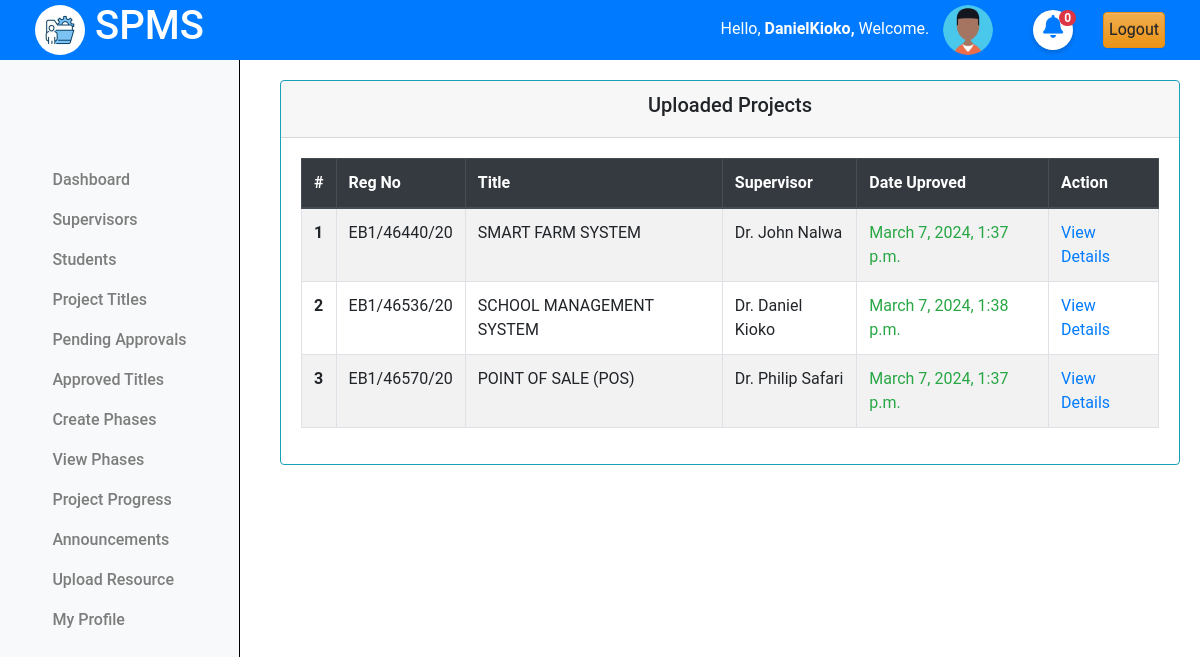
Page /projects/approved/ (signed in) on the earlier database version.
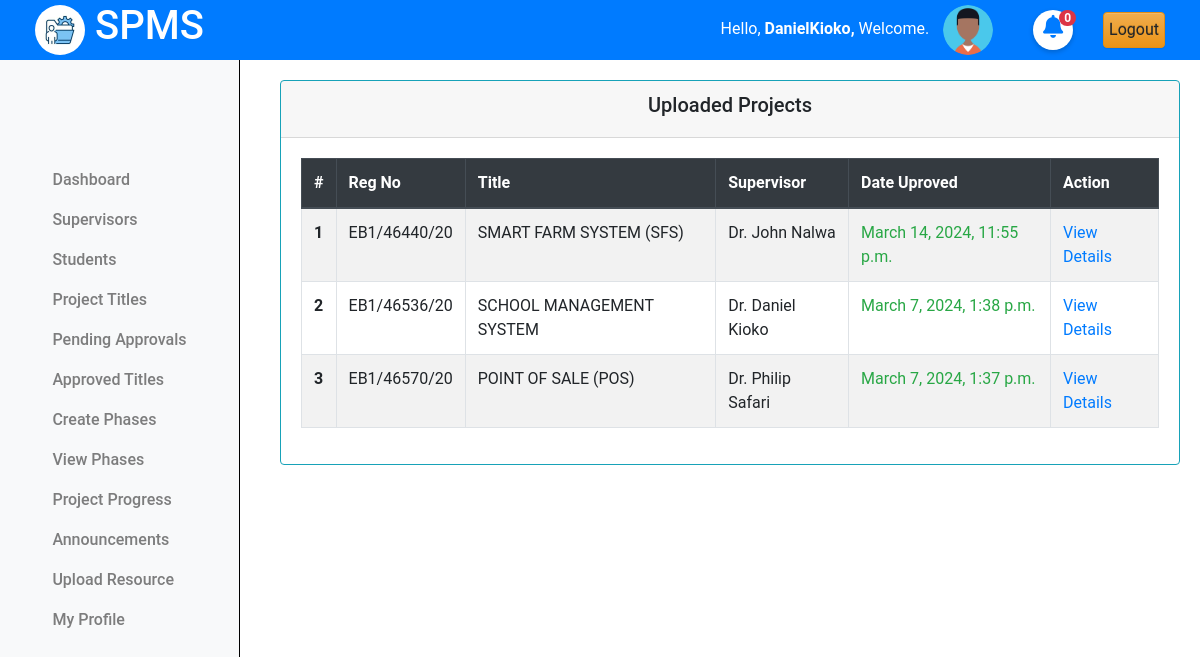
Same page on the later database version.
### projectsApp/models.py (models this page shows, shortened)
class Coordinator(AbstractUser):
    pass

class Projects(models.Model):
    student = models.ForeignKey(Student, on_delete=models.CASCADE)
    title = models.CharField(max_length=255)
    description = models.TextField()
    objectives = models.TextField()
    lecturer = models.ForeignKey(Lecturer, on_delete=models.SET_NULL, null=True, blank=True)
    status = models.CharField(max_length=50, choices=[
        ('pending', 'Pending'),
        ('approved', 'Approved'),
        ('rejected', 'Rejected')
    ], default='pending')
    created_at = models.DateTimeField(auto_now_add=True)
    updated_at = models.DateTimeField(auto_now=True)

class Student(models.Model):
    regno = models.CharField(max_length=255, unique=True)
    email = models.EmailField(max_length=255, unique=True)
    name = models.CharField(max_length=255)
    phone_number = models.IntegerField(null=True, blank=True)
    intake_year = models.PositiveSmallIntegerField(default=2024)
    password = models.CharField(max_length=128, null=False, blank=False)
    user_id = models.AutoField(primary_key=True)
    last_login = models.DateTimeField(blank=True, null=True)
    USERNAME_FIELD = 'email'
    REQUIRED_FIELDS = ['regno', 'name', 'phone_number']
    class Meta:
        db_table = "students"

class Lecturer(models.Model):
    email = models.EmailField(max_length=255, unique=True, blank=False)
    name = models.CharField(max_length=255)
    phone = models.IntegerField(null=True, blank=True)
    password = models.CharField(max_length=128, null=False, blank=False)
    user_id = models.AutoField(primary_key=True)
    last_login = models.DateTimeField(blank=True, null=True)
    USERNAME_FIELD = 'email'
    REQUIRED_FIELDS = ['name', 'phone']
    class Meta:
        db_table = "Lecturers"

### projectsApp/AccessControl.py (the view)
    @login_required
    def wrapper(request, *args, **kwargs):
        if not isinstance(request.user, Coordinator):
            return redirect('cordinator_login')
        return function(request, *args, **kwargs)

### projectsApp/AccessControl.py (called while the page is built)
def coordinator_required(function):
    @login_required
    def wrapper(request, *args, **kwargs):
        if not isinstance(request.user, Coordinator):
            return redirect('cordinator_login')
        return function(request, *args, **kwargs)
    return wrapper

### projectsApp/context_processors.py (called while the page is built)
def unread_notifications(request):
    if request.user.is_authenticated:
        if hasattr(request.user, 'student'):
            student = request.user
            unread_notifications = Notifications.objects.filter(recipient=student, read=False).count()
            unread_feedbacks = CoordinatorFeedbacks.objects.filter(project__student=student, read=False).count()
            total_unread = unread_notifications + unread_feedbacks
        else:
            total_unread = 0
    else:
        total_unread = 0
    return {'total_unread': total_unread}

### projectsApp/views.py (called while the page is built)
@coordinator_required
def approved_titles(request):
    projects = Projects.objects.filter(status="Approved").order_by('-created_at')
    for i,project in enumerate(projects):
        project.index = i+1
        student = project.student
        project.reg_number = student.regno
    context = {
        'projects':projects,
        }
    return render(request, 'cordinator/approved_titles.html', context)

### projectsApp/templates/cordinator/approved_titles.html
{% extends 'base.html' %}
{% load static %}
{% block content %}
{% include 'column1_cord.html' %}
<div class="content">
    <div class="container-fluid">
        <div class="row">
            <div class="card border-info">
                <div class="card-header text-center">
                    <h5>Uploaded Projects</h5>
                </div>
                <div class="card-body">
                    <table class="table table-bordered table-hover  table-striped border-info">
                        <thead class="thead-dark">
                            <tr>
                                <th scope="col">#</th>
                                <th scope="col">Reg No</th>
                                <th scope="col">Title</th>
                                <th scope="col">Supervisor</th>
                                <th scope="col">Date Uproved</th>
                                <th scope="col">Action</th>
                            </tr>
                        </thead>
                        <tbody>
                            {% if projects.exists %}
                                {% for project in projects %}
                                    <tr>
                                        <th scope="row">{{project.index}}</th>
                                        <td>{{project.reg_number|upper}}</td>
                                        <td>{{project.title|upper}}</td>
                                        <td>{{project.lecturer.name|title}}</td>
                                        <td class="text-success">{{project.updated_at}}</td>
                                        <td><a href="{% url "view_project_details" project.id %}"> View Details </a></td>
                                    </tr>
                                {% endfor %}
                            {% else %}
                                <tr>
                                    <td colspan="6" class="text-center text-danger">No approved projects found.</td>
                                </tr>
                            {% endif %}
                        </tbody>
                    </table>
                </div>
            </div>
        </div>
    </div>
</div>
<link rel="stylesheet" href="{% static 'css/mystudents.css' %}">
{% endblock %}

### projectsApp/templates/base.html (shortened to what this page needs)
{% load static %}
<!doctype html>
<html class="no-js h-100" lang="en">
  <head>
    <link href="https://use.fontawesome.com/releases/v5.0.6/css/all.css" rel="stylesheet">
    <link href="https://stackpath.bootstrapcdn.com/bootstrap/4.5.2/css/bootstrap.min.css" rel="stylesheet">
    <link rel="stylesheet" href="https://cdn.jsdelivr.net/npm/bootstrap@3.3.7/dist/css/bootstrap-theme.min.css">
</head>
<body>
    <header>
        <div class="container-fluid">
            <div class="row align-items-center">
                <div class="col-md-3">
                    <div class="left">
                        <img src="{% static 'images/logo.jpg' %}" alt="Logo" class="logo">
                        <h1>SPMS</h1>
                    </div>
                </div>
                <div class="col-md-9 d-flex justify-content-end">
                    <div class="row align-items-center">
                        <div class="col-auto">
                            <span class="username mb-3" style="padding:10px;">
                                Hello,
                                <strong>
                                    {% if request.user.is_authenticated %}
                                        {% if request.user.is_staff %}
                                            {{ request.user.username }},
                                        {% else %}
                                            {{ request.user.name }},
                                        {% endif %}
                                    {% else %}
                                        Guest,
                                    {% endif %}
                                </strong>
                                Welcome.
                            </span>
                            <img src="{% static 'images/profile.png'%}" alt="Profile Picture" class="profile-pic">
                        </div>
                        <div class="col-auto position-relative">
                            <i class="fas fa-bell mb-3 mt-3" id="notifications" style="font-size:23px; padding:5px;"></i>
                            <span class="position-absolute mt-3 start-100 translate-middle badge rounded-pill bg-danger" id="unread-count">
                                {{ total_unread }}
                            </span>
                        </div>
                        <div class="col-auto">
                            <a href="{% url 'logout' %}" class="btn btn-warning" style="padding:5px;">Logout</a>
                        </div>
                    </div>
                </div>
            </div>
        </div>
    </header>
    {% block content %}
    {% endblock %}
</body>
</html>

### projectsApp/templates/column1_cord.html (shortened to what this page needs)
<nav class="navbar navbar-expand-lg navbar-light bg-light flex-md-column sidebar  column-1">
    <div class="collapse navbar-collapse" id="navbarNav">
      <ul class="navbar-nav flex-column">
        <li class="nav-item">
          <a class="nav-link" href="{% url "cordinator_dashboard" %}">Dashboard</a>
        </li>
        <li class="nav-item">
          <a class="nav-link" href="{% url 'view_supervisors' %}">Supervisors</a>
        </li>
        <li class="nav-item">
          <a class="nav-link" href="{% url 'registered_students' %}">Students</a>
        </li>
        <li class="nav-item">
            <a class="nav-link" href="{% url 'view_projects' %}">Project Titles</a>
        </li>
        <li class="nav-item">
            <a class="nav-link" href="{% url 'pending_titles' %}">Pending Approvals</a>
        </li>
        <li class="nav-item">
            <a class="nav-link" href="{% url 'approved_titles' %}">Approved Titles</a>
        </li>
        <li class="nav-item">
            <a class="nav-link" href="{% url 'create_phase' %}">Create Phases</a>
        </li>
        <li class="nav-item">
          <a class="nav-link" href="{% url 'view_phases' %}">View Phases</a>
        </li>
        <li class="nav-item">
            <a class="nav-link" href="{% url 'view_milestones' %}">Project Progress</a>
        </li>
        <li class="nav-item">
          <a class="nav-link" href="{% url 'make_announcement' %}">Announcements</a>
        </li>
        <li class="nav-item">
          <a class="nav-link" href="{% url 'upload_resource' %}">Upload Resource</a>
        <li class="nav-item">
          <a class="nav-link" href="#">My Profile</a>
        </li>
      </ul>
    </div>
  </nav>

### projectsApp/static/css/mystudents.css (style rules this page uses)
.content { margin-left: 250px; padding: 20px; margin-top: 60px; }
.card { width: 100%; margin-left: 10px; }

### projectsApp/templates/base.html (style rules this page uses)
body { font-family: 'Roboto', sans-serif; margin: 0; padding: 0; }
header { background-color: #007BFF; color: white; display: flex; justify-content: space-between; align-items: center; text-align: center; padding: 10px 20px; z-index: 20; position: fixed; top: 0; left: 0; width: 100%; height: 60px; }
header .left { display: flex; align-items: center; }
header .logo { width: 50px; height: 50px; margin-right: 10px; border-radius: 50%; }
header .profile-pic { width: 50px; height: 50px; border-radius: 50%; margin-right: 10px; }
.sidebar { position: fixed; top: 0; left: 0; width: 240px; height: 100vh; background-color: #f8f9fa; border-right: 1px solid black; padding: 10px; overflow-x: hidden; }
.sidebar .nav-link { font-weight: 500; color: #333; }
#unread-count { position: fixed; right: 12px; color: white; font-size: 12px; font-weight: bold; border-radius: 50%; padding: 2px 5px; }
#notifications { width:40px; height:40px; background:#fff; border-radius:50%; box-sizing:border-box; text-align:center; color: #007bff; box-shadow:0 2px 5px rgba(0,0,0,.2); }

Differences in the rows shown:
changed Projects "EB1/46440/20": title "SMART FARM SYSTEM" → "SMART FARM SYSTEM (SFS)"; updated_at "March 7, 2024, 1:37 p.m." → "March 14, 2024, 11:55 p.m."
